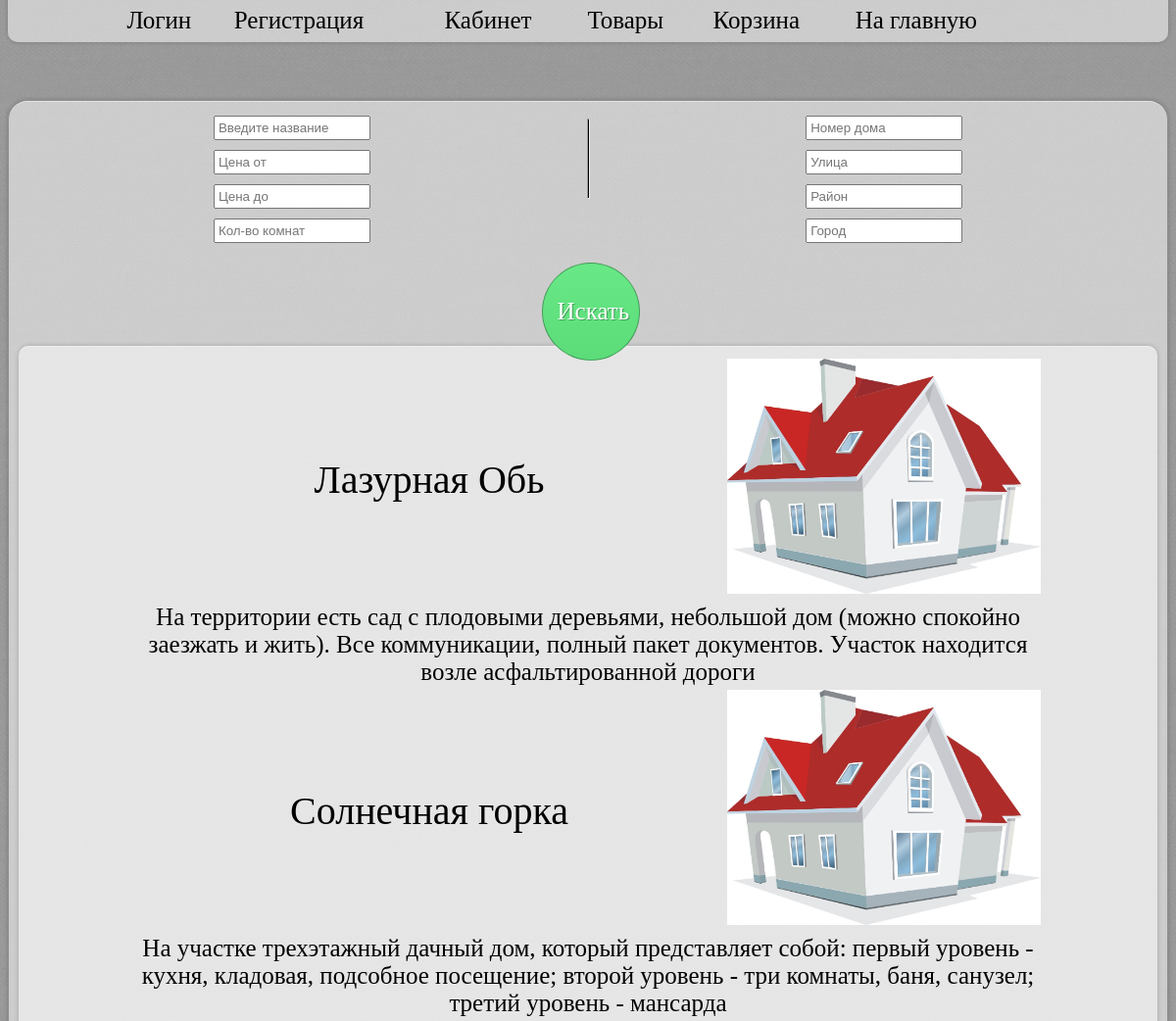
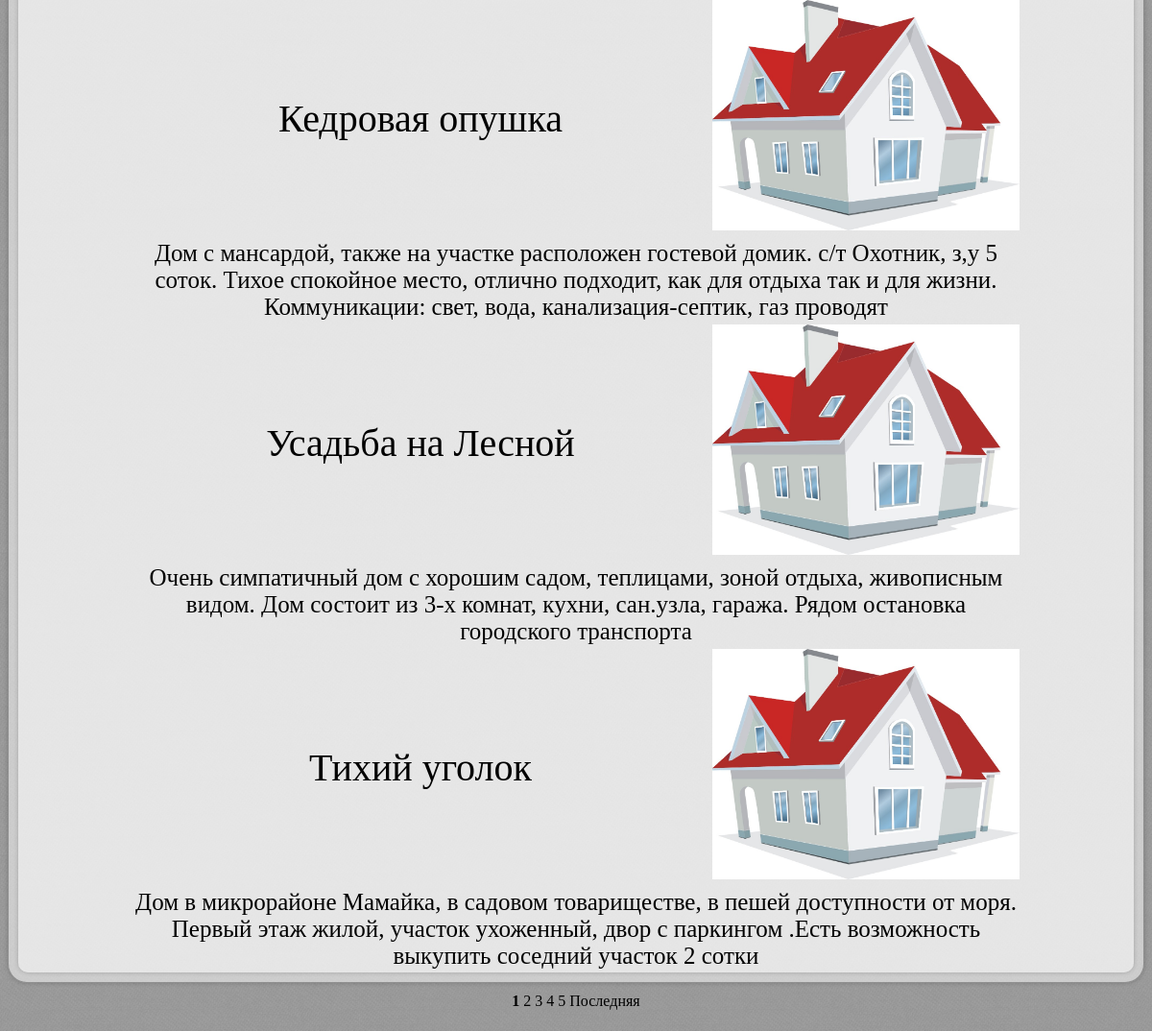
Page /pages/goods.php on the earlier database version (2 pictures, top to bottom).
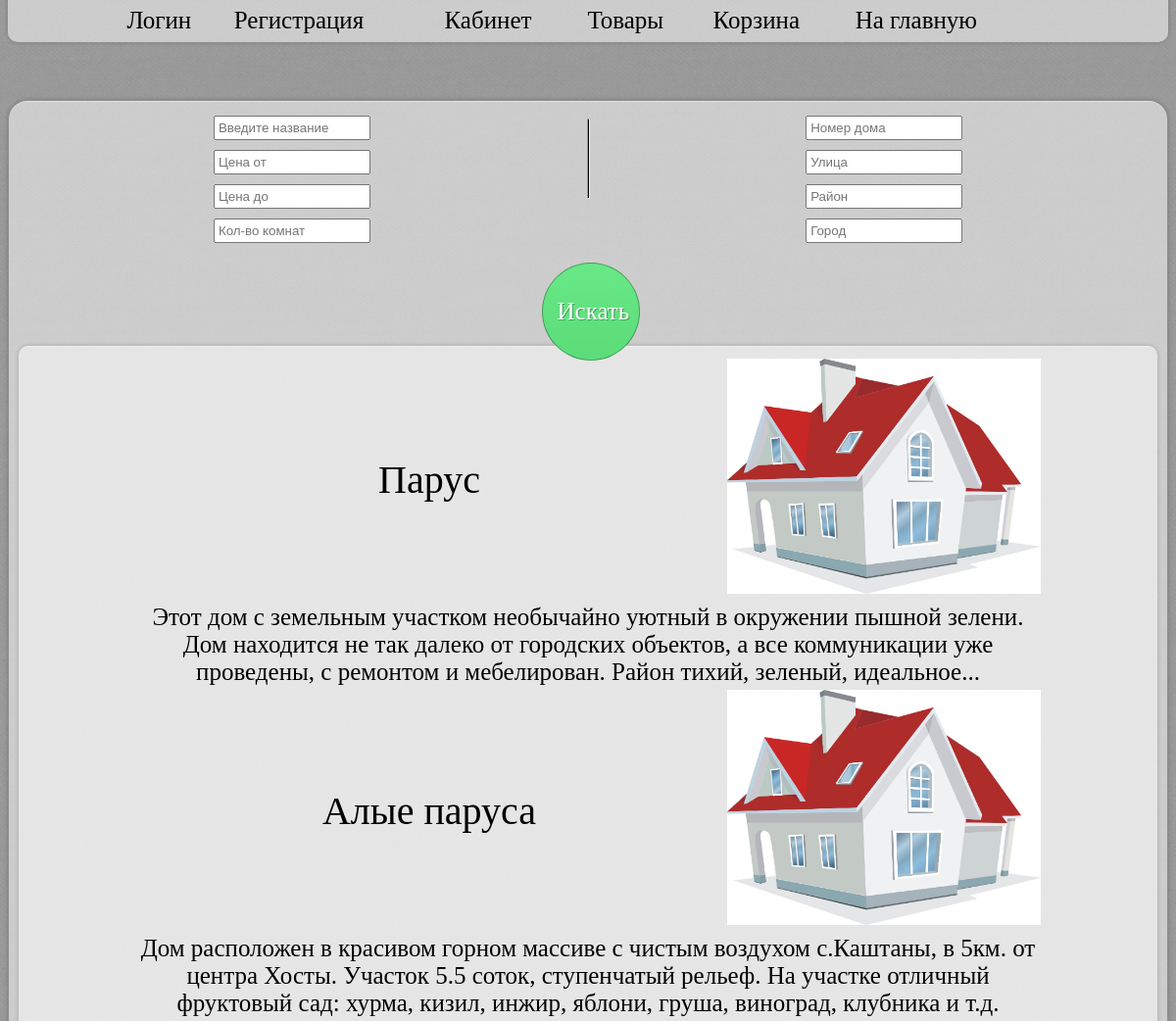
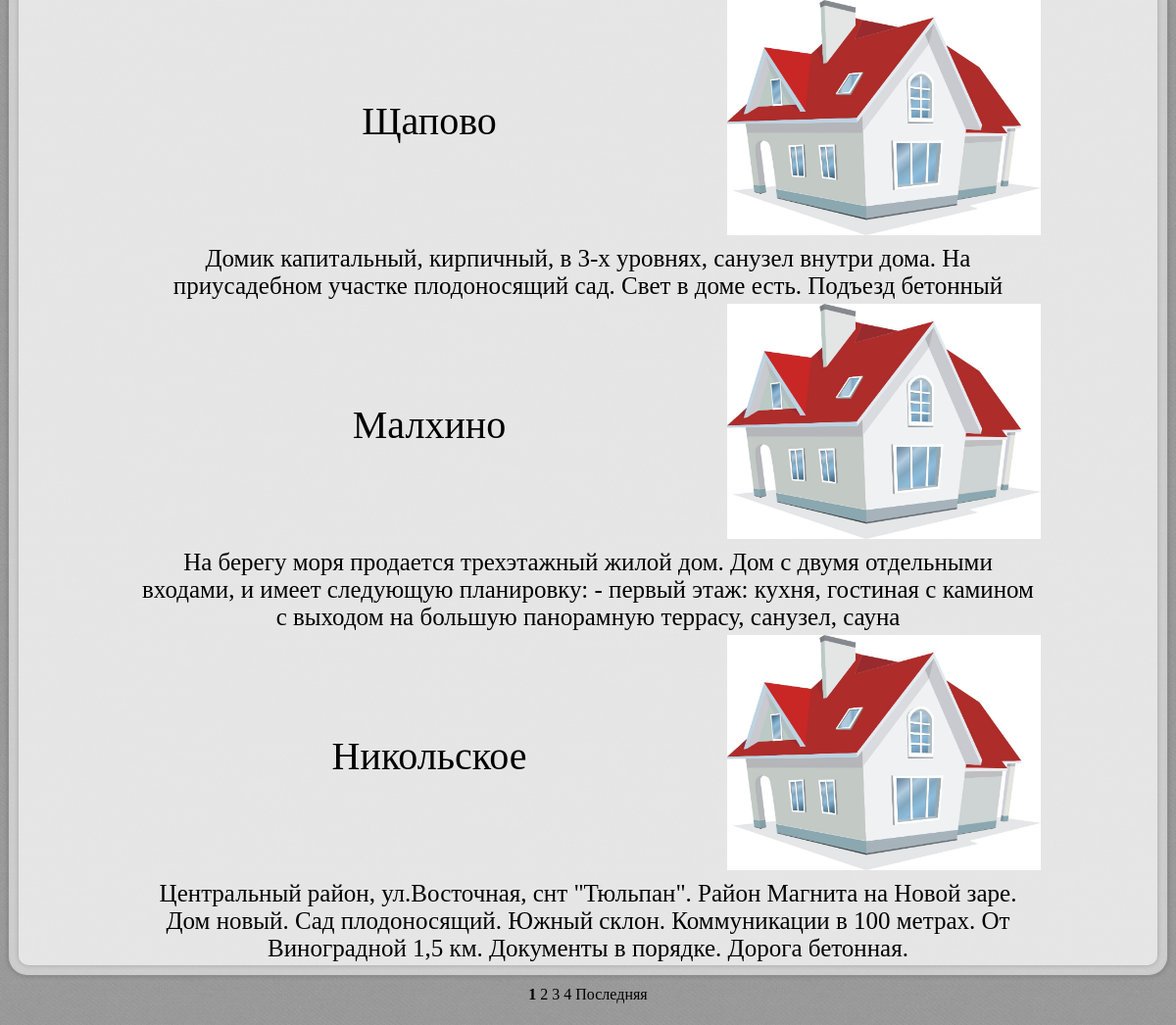
Same page on the later database version (2 pictures, top to bottom).
### tables this page shows
CREATE TABLE object (
  id INT(11) NOT NULL AUTO_INCREMENT,
  `agent-id` INT(11) NOT NULL,
  `seller-id` INT(11) NOT NULL,
  title VARCHAR(255) NOT NULL,
  cost DECIMAL(19, 2) NOT NULL,
  number INT(11) NOT NULL,
  `room-count` INT(3) DEFAULT NULL,
  `type-id` INT(11) NOT NULL,
  `offer-date` DATETIME NOT NULL,
  description VARCHAR(1024) DEFAULT NULL,
  house INT(11) NOT NULL,
  `street-id` INT(11) NOT NULL,
  `district-id` INT(11) NOT NULL,
  `settling-id` INT(11) NOT NULL,
  customer INT(11) DEFAULT NULL,
  sold TINYINT(1) DEFAULT 0,
  PRIMARY KEY (id),
  UNIQUE INDEX number (number),
  UNIQUE INDEX UK_object_unic_adress (house, `street-id`, `district-id`, `settling-id`),
  CONSTRAINT FK_object_agent_id FOREIGN KEY (`agent-id`)
    REFERENCES people(id) ON DELETE NO ACTION ON UPDATE NO ACTION,
  CONSTRAINT FK_object_district_id FOREIGN KEY (`district-id`)
    REFERENCES district(id) ON DELETE NO ACTION ON UPDATE NO ACTION,
  CONSTRAINT FK_object_people_id FOREIGN KEY (customer)
    REFERENCES people(id) ON DELETE NO ACTION ON UPDATE NO ACTION,
  CONSTRAINT FK_object_seller_id FOREIGN KEY (`seller-id`)
    REFERENCES people(id) ON DELETE NO ACTION ON UPDATE NO ACTION,
  CONSTRAINT FK_object_settling_id FOREIGN KEY (`settling-id`)
    REFERENCES settling(id) ON DELETE NO ACTION ON UPDATE NO ACTION,
  CONSTRAINT FK_object_street_id FOREIGN KEY (`street-id`)
    REFERENCES street(id) ON DELETE NO ACTION ON UPDATE NO ACTION,
  CONSTRAINT FK_object_type_id FOREIGN KEY (`type-id`)
    REFERENCES type(id) ON DELETE NO ACTION ON UPDATE NO ACTION
);

### pages/functions.php (called while the page is built, shortened)
<?php
function config() {
    try {
        $host = 'mysql.hostinger.ru';
        $user = 'u316863832_oleg';
        $pass = 'fwPYkpsD8Q';
        $db = 'u316863832_real';
        $con = mysqli_connect($host, $user, $pass);
        mysqli_select_db($con, $db);
        if (!$con) {
            throw new Exception('Не удаётся подключиться к базе');
        } else {
            mysqli_set_charset($con, "utf8");
            return $con;
        }
    } catch (Exception $exc) {
        echo 'Ошибка: ', $exc->getMessage(), '\n';
        die();
    }
}
function getobjectcount() {
    $con = config();
    $sql = "SELECT COUNT(*) FROM object o where o.sold = 0";
    $query = mysqli_query($con, $sql);
    $m = mysqli_fetch_row($query);
    return $m[0];
}
function loadimages($number) {
    try {
        $filename = '../resources/' . $number . '.jpg';
        if (!file_exists($filename)) {
            throw new Exception('noImg');
        }
    } catch (Exception $exc) {
        $filename = '../resources/domik.jpg';
    }
    return $filename;
}
?>

### pages/goods.php (the view, shortened to what this page needs)
<?php
include_once './functions.php';
$con = config();
if (isset($_SESSION['persinf']) and empty(($_SESSION['persinf']))==0) {
    $info = $_SESSION['persinf'];
    $limit = $info['limit'];
} else {
    $limit = 5;
}
(int) $page = filter_input(INPUT_GET, 'page');
if ($page < 0) {
    $path = basename(__FILE__) . '?page=0';
    header('Location: ' . $path);
} else {
    $page = filter_input(INPUT_GET, 'page');
}
$morlinks = '';
if (isset($_REQUEST['srhbtn'])) {
    $name = mysqli_real_escape_string($con, ucfirst(strtolower(trim(filter_input(INPUT_GET, 'srhtxt')))));
    $street = mysqli_real_escape_string($con, ucfirst(strtolower(trim(filter_input(INPUT_GET, 'street')))));
    $district = mysqli_real_escape_string($con, ucfirst(strtolower(trim(filter_input(INPUT_GET, 'district')))));
    $settling = mysqli_real_escape_string($con, ucfirst(strtolower(trim(filter_input(INPUT_GET, 'settling')))));
    $roomcount = filter_input(INPUT_GET, 'roomcount');
    $housenumb = filter_input(INPUT_GET, 'housenumb');
    $pricebefor = filter_input(INPUT_GET, 'pricebefor');
    $pricefrom = filter_input(INPUT_GET, 'pricefrom');
    $house = filter_input(INPUT_GET, 'housenumb');
    $mass = searchitems($name, $pricefrom, $pricebefor, $roomcount, $street, $district, $settling, $house, $page, $limit);
    $count_all_el = countitemssearch($name, $pricefrom, $pricebefor, $roomcount, $street, $district, $settling, $house, $page, $limit);
    $morlinks = '&' . substr($_SERVER["QUERY_STRING"], 1, strlen($_SERVER["QUERY_STRING"]) - 1);
    $numpages = ceil($count_all_el / $limit);
    if ($page > $numpages) {
        $page = $numpages;
        $path = basename(__FILE__) . '?page=' . ($page);
        header('Location: ' . $path);
    }
    $sql = $mass['sql'];
    $query = mysqli_query($con, $sql);
    if (isset($con)) {
        mysqli_close($con);
    }
    if (empty($mass) == 0) {
        while ($mass = mysqli_fetch_assoc($query)) {
            $filename = loadimages($mass['number']);
            $text = "<tr><td class = \"capt\"><a href=\"item.php?numb=" . $mass['number'] . "\">" . $mass['title'] . "</a>
                        </td>
                        <td class=\"timg\">
                            <img src=\"" . $filename . "\" class=\"image\" alt=\"" . $mass['title'] . "\"/>
                        </td>
                    </tr>
                    <tr>
                        <td colspan=\"2\" class=\"desc\">" . $mass['description'] . "</td>
                    </tr>";
            $items[] = $text;
        }
    }
} else {
    $numpages = ceil(getobjectcount() / $limit);
    $sql = "SELECT * FROM object o where o.sold=0 limit " . $page * $limit . ", $limit";
    $con = config();
    $squery = mysqli_query($con, $sql);
    while ($mass = mysqli_fetch_assoc($squery)) {
        $filename = loadimages($mass['number']);
        $text = "<tr><td class = \"capt\"><a href=\"item.php?numb=" . $mass['number'] . "\">" . $mass['title'] . "</a>
                    </td>
                    <td class=\"timg\">
                        <img src=\"" . $filename . "\" class=\"image\" alt=\"" . $mass['title'] . "\"/>
                    </td>
                </tr>
                <tr>
                    <td colspan=\"2\">" . $mass['description'] . "</td>
                </tr>";
    }
}
if ($numpages > 1) {
    for ($i = 0; $i < $numpages; $i++) {
        if ($page != $i) {
            $else = "<a href=\"" . basename(__FILE__) . "?page=" . $i . $morlinks . "\">" . ($i + 1) . "</a> ";
        } else {
            $else = "<strong><a href=\"" . basename(__FILE__) . "?page=" . $i . $morlinks . "\">" . ($i + 1) . "</a></strong> ";
        }
    }
    if ($page != ($numpages - 1)) {
        $last = "<a href=\"" . basename(__FILE__) . "?page=" . ($numpages - 1) . $morlinks . "\">Последняя</a>";
    }
}
?>

Differences in the rows shown:
no longer on this page (row edited): object: title "Лазурная Обь", description "На территории есть сад с плодовыми деревьями, небольшой дом (можно спокойно заезжать и жить). Все коммуникации, полный пакет документов. Участок находится возле асфальтированной дороги"
no longer on this page (row edited): object: title "Солнечная горка", description "На участке трехэтажный дачный дом, который представляет собой: первый уровень - кухня, кладовая, подсобное посещение; второй уровень - три комнаты, баня, санузел; третий уровень - мансарда"
no longer on this page (row edited): object: title "Кедровая опушка", description "Дом с мансардой, также на участке расположен гостевой домик. с/т Охотник, з,у 5 соток. Тихое спокойное место, отлично подходит, как для отдыха так и для жизни. Коммуникации: свет, вода, канализация-септик, газ проводят"
no longer on this page (row edited): object: title "Усадьба на Лесной", description "Очень симпатичный дом с хорошим садом, теплицами, зоной отдыха, живописным видом. Дом состоит из 3-х комнат, кухни, сан.узла, гаража. Рядом остановка городского транспорта"
no longer on this page (row edited): object: title "Тихий уголок", description "Дом в микрорайоне Мамайка, в садовом товариществе, в пешей доступности от моря. Первый этаж жилой, участок ухоженный, двор с паркингом .Есть возможность выкупить соседний участок 2 сотки"
now on this page (row unchanged): object: title "Парус", description "Этот дом с земельным участком необычайно уютный в окружении пышной зелени. Дом находится не так далеко от городских объектов, а все коммуникации уже проведены, с ремонтом и мебелирован. Район тихий, зеленый, идеальное..."
now on this page (row unchanged): object: title "Алые паруса", description "Дом расположен в красивом горном массиве с чистым воздухом с.Каштаны, в 5км. от центра Хосты. Участок 5.5 соток, ступенчатый рельеф. На участке отличный фруктовый сад: хурма, кизил, инжир, яблони, груша, виноград, клубника и т.д."
now on this page (row unchanged): object: title "Щапово", description "Домик капитальный, кирпичный, в 3-х уровнях, санузел внутри дома. На приусадебном участке плодоносящий сад. Свет в доме есть. Подъезд бетонный"
now on this page (row unchanged): object: title "Малхино", description "На берегу моря продается трехэтажный жилой дом. Дом с двумя отдельными входами, и имеет следующую планировку: - первый этаж: кухня, гостиная с камином с выходом на большую панорамную террасу, санузел, сауна"
now on this page (row unchanged): object: title "Никольское", description "Центральный район, ул.Восточная, снт \"Тюльпан\". Район Магнита на Новой заре. Дом новый. Сад плодоносящий. Южный склон. Коммуникации в 100 метрах. От Виноградной 1,5 км. Документы в порядке. Дорога бетонная."
